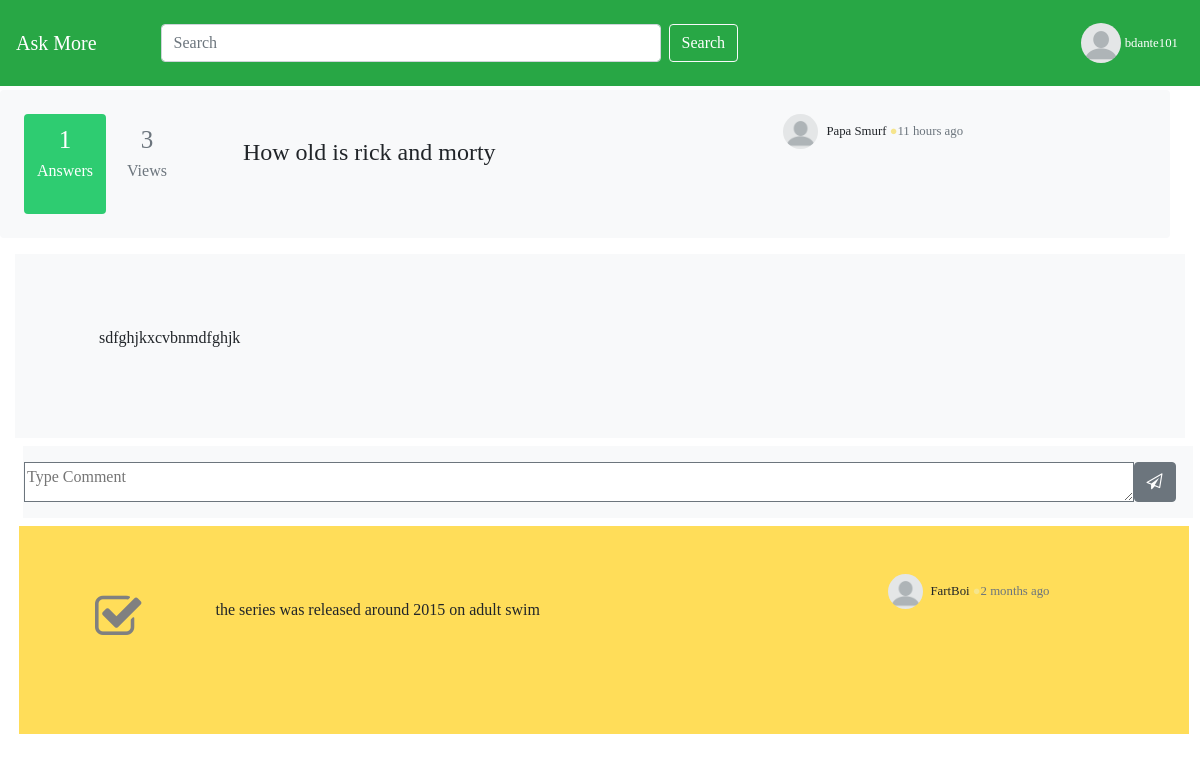
Page /home/question.php?id=4d54493d (signed in) on the committed database.
### tables this page shows
CREATE TABLE `usertbl` (
  `id` int(11) NOT NULL,
  `pic` varchar(1000) NOT NULL,
  `fname` text NOT NULL,
  `lname` text NOT NULL,
  `dob` date NOT NULL,
  `username` varchar(100) NOT NULL,
  `pass` varchar(100) NOT NULL
);

CREATE TABLE `questiontbl` (
  `id` int(11) NOT NULL,
  `title` varchar(500) NOT NULL,
  `description` varchar(5000) NOT NULL,
  `tag1` varchar(30) NOT NULL,
  `views` int(11) NOT NULL,
  `upvote` int(11) NOT NULL,
  `upload_time` timestamp NOT NULL DEFAULT CURRENT_TIMESTAMP ON UPDATE CURRENT_TIMESTAMP,
  `u_pic` varchar(100) NOT NULL,
  `u_name` text NOT NULL
);

CREATE TABLE `commentstbl` (
  `id` int(11) NOT NULL,
  `question_id` int(11) NOT NULL,
  `pic` varchar(5000) NOT NULL,
  `uname` varchar(11) NOT NULL,
  `comment_time` timestamp NOT NULL DEFAULT CURRENT_TIMESTAMP ON UPDATE CURRENT_TIMESTAMP,
  `correct` varchar(10) NOT NULL,
  `content` varchar(5000) NOT NULL
);

### time_convert.php (called while the page is built)
<?php
function time_elapsed_string($datetime, $full = false) {
    $now = new DateTime;
    $ago = new DateTime($datetime);
    $diff = $now->diff($ago);
    $diff->w = floor($diff->d / 7);
    $diff->d -= $diff->w * 7;
    $string = array(
        'y' => 'year',
        'm' => 'month',
        'w' => 'week',
        'd' => 'day',
        'h' => 'hour',
        'i' => 'minute',
        's' => 'second',
    );
    foreach ($string as $k => &$v) {
        if ($diff->$k) {
            $v = $diff->$k . ' ' . $v . ($diff->$k > 1 ? 's' : '');
        } else {
            unset($string[$k]);
        }
    }
    if (!$full) $string = array_slice($string, 0, 1);
    return $string ? implode(', ', $string) . ' ago' : 'just now';
}
?>

### home/question.php (the view, shortened to what this page needs)
<?php
include('../initialize.php');
include('../time_convert.php');
$id=base64_decode(hex2bin($_GET['id']));
?>
<!DOCTYPE html>
<html>
<head>
	<link rel="stylesheet" type="text/css" href="../css/text.css">
	<link rel="stylesheet" type="text/css" href="../bootstrap-4.5.0-dist/css/bootstrap.css">
	<link rel="stylesheet" href="https://cdnjs.cloudflare.com/ajax/libs/font-awesome/4.7.0/css/font-awesome.min.css">
</head>
<body id="body">
<nav class="mb-1 navbar navbar-expand-lg navbar-dark bg-success">
  <a class="navbar-brand" href="index.php">Ask More</a>
   <form class="form-inline mr-sm-5 my-lg-0">
      <input id="Navwidth" class="form-control ml-lg-5 mr-sm-2" type="search" placeholder="Search" aria-label="Search">
      <button class="btn text-white btn-outline-light my-2 my-sm-0" type="submit">Search</button>
    </form>
  <div class="collapse navbar-collapse" id="navbarSupportedContent-333">
    <ul class="navbar-nav ml-auto nav-flex-icons">
      <li class="nav-item dropdown">
        <a class="nav-link" id="navbarDropdownMenuLink-333" data-toggle="dropdown"
          aria-haspopup="true" aria-expanded="false">
         <?php
          $name=$_SESSION['username'];
          $sql="SELECT username,pic from usertbl WHERE username='$name'";
          $result=$con->query($sql);
          while ($row=$result->fetch_assoc()) {
	      echo '<div class="btn row">
          <img id="profileimg" src="../'.$row['pic'].'" width="40" height="40" />
           <small id="username">'.stripslashes($row['username']).'</small></div>';
	}
?>
        </a>
      </li>
    </ul>
  </div>
</nav>
<section class="container-fluid">
<div class='container-fluid   bg-light rounded mb-3 p-4 row'>
  <?php
  $question="SELECT * from questiontbl WHERE id='$id'";
  $ans="SELECT Count(*) from commentstbl  WHERE question_id='$id'";
  $question_res=$con->query($question);
  $answer=$con->query($ans);
  while ($answers=$answer->fetch_assoc()) {
    $a=$answers['Count(*)'];
  }
  while($q=$question_res->fetch_assoc()){
      echo "<div style='background-color: #2ECC71; height:100px; width: auto;' class='btn  text-white'>
        <span class='text' style='font-size: 25px;'>".$a."</span>
        <p>Answers</p>
      </div>
      <div style='height:100px; width: auto;' class='btn ml-2 mr-5 text-secondary'>
        <span class='text' style='font-size: 25px;'>".$q['views']."</span>
        <p>Views</p>
      </div>
      <div class='col-md-5'>
        <h4 class='text mt-4'>".$q['title']."</h4>
      </div>
      <div id='leftee' class='ml-5 mb-2'>
          <img src='../".$q['u_pic']."' height='35' width='35' style='border-radius:100px;'><small class='ml-2'>".$q['u_name']."<span style='color:#f6e58d;'> &#x25cf;</span><span class='text text-secondary'>".time_elapsed_string($q['upload_time'])."</span></small>
        </div>
    </div>
  <div class='container-fluid bg-light p-5'>
      <p style='white-space:pre;'>
         ".htmlspecialchars($q['description'])."
      </p>
  </div>";
  }?>
  <div class="container-fluid bg-light  ml-2 mt-2 p-3">
  <form action="answer.php" class="row" method="POST" >
    <textarea  style="border:none;height:40px;width:95%;border:1px solid #6c757d;" placeholder="Type Comment" type="text" name="comment" id=""></textarea>
    <Button class="btn btn-secondary" type="submit"><i class="fa fa-send-o"></i></Button>
    </form>
    </div>
    <?php
    $c="SELECT * FROM commentstbl WHERE question_id='$id'";
    $cres=$con->query($c);
    while ($comment=$cres->fetch_assoc()) {
    echo "
  <div style='background-color:#ffdd59;' class='container-fluid bg-gray row mt-2 ml-1 p-5'>
      <div  class='col-md-1'><button onclick='changecolor();' id='check-color' class='btn'><i class='fa fa-check-square-o' aria-hidden='true'></i></button></div>
      <div class='col-md-8'>
         <p style='white-space:pre;text-align:left;'>
           ".htmlspecialchars($comment['content'])."
         </p>
      </div>
      <div class='col-md-3'>
      <img src='../".$comment['pic']."' height='35' width='35' style='border-radius:100px;'><small class='ml-2'>".$comment['uname']."<span style='color:#f6e58d;'> &#x25cf;</span><span class='text text-secondary'>".time_elapsed_string($comment['comment_time'])."</span></small>
      </div>
  </div>";
}
 ?>
</section>
</body>
</html>

### css/text.css (style rules this page uses)
* { font-family:montserrat; }

### home/question.php (style rules this page uses)
#profileimg { border-radius: 100px; }
#username { color:white; font-weight: none; }
#Navwidth { width: 500px; }
#leftee { position: relative; left: 40px; }
#check-color { font-size:50px; color:gray; }

### rows in the picture
usertbl: pic (placeholder picture), username "bdante101"
questiontbl: a "1", views "3", title "How old is rick and morty", u_pic (placeholder picture), u_name "Papa Smurf", upload_time "11 hours ago", description "sdfghjkxcvbnmdfghjk"
commentstbl: content "the series was released around 2015 on adult swim", pic (placeholder picture), uname "FartBoi", comment_time "2 months ago"
